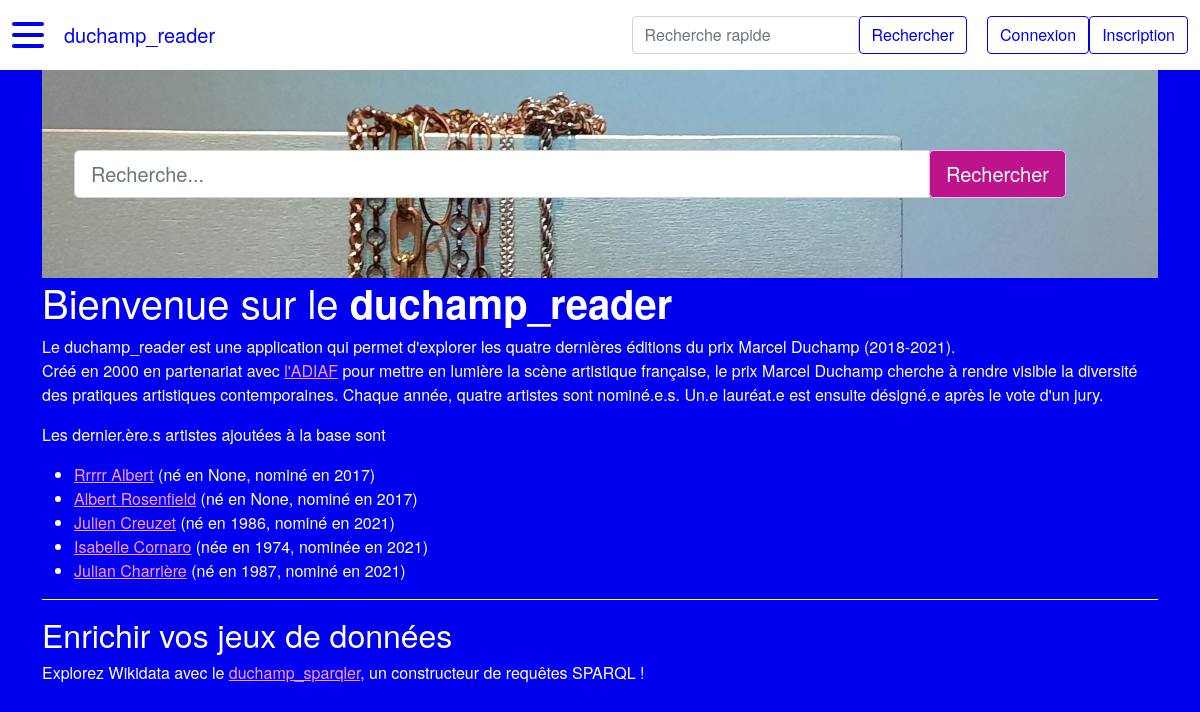
Before: / with the older database file.
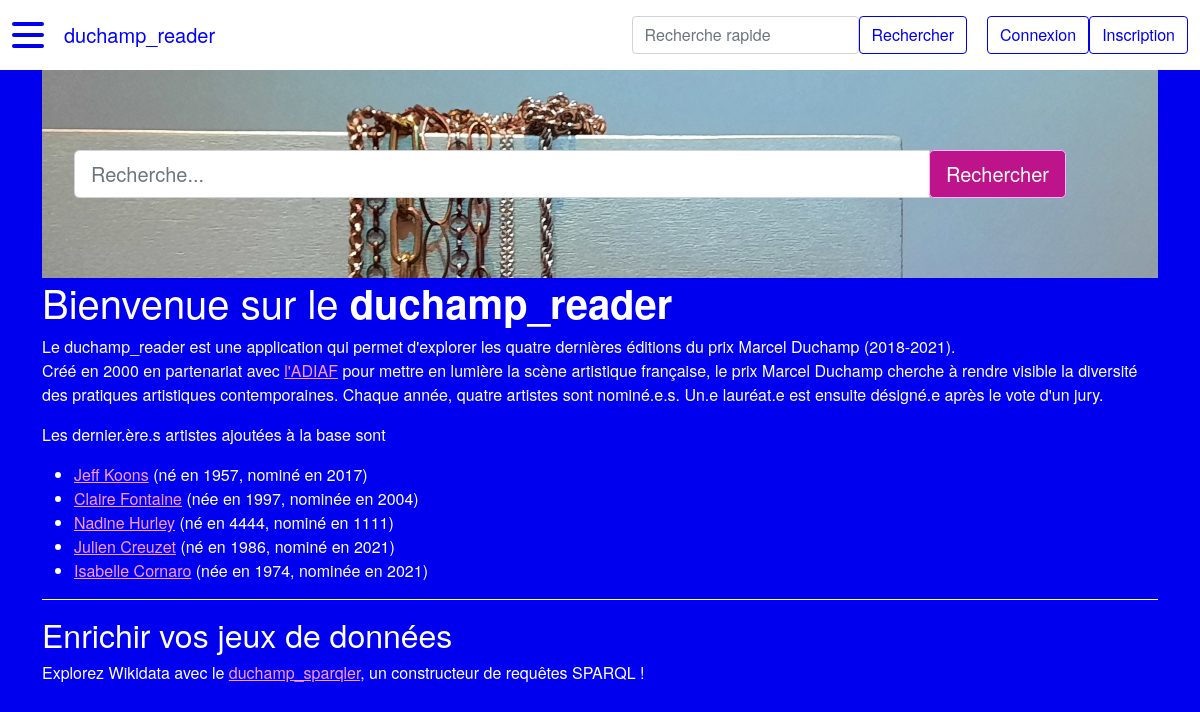
After: the same page with the newer database file.
### duchamp_reader/modeles/classes_generic.py (models this page shows, shortened)
class Artiste(db.Model):
    __tablename__ = "artiste"
    id = db.Column(db.Integer, unique=True, nullable=False, primary_key=True, autoincrement=True)
    nom = db.Column(db.Text, nullable=False)
    prenom = db.Column(db.Text, nullable=False)
    annee_naissance = db.Column(db.Integer) # format YYYY
    genre = db.Column(db.String(1))  # M : masculin, F : femme, A : autre/non-binaire
    id_wikidata = db.Column(db.Text)
    id_ville_naissance = db.Column(db.Integer, db.ForeignKey("ville.id"))
    id_ville_residence = db.Column(db.Integer, db.ForeignKey("ville.id"))
    classname = db.Column(db.Text, nullable=False, default="artiste")
    authorship = db.relationship("AuthorshipArtiste", back_populates="artiste")
    represent = db.relationship("RelationRepresente", back_populates="artiste")
    ville_naissance = db.relationship("Ville", foreign_keys=[id_ville_naissance],
                                      backref="artiste_ville_naissance", uselist=False)
    ville_residence = db.relationship("Ville", foreign_keys=[id_ville_residence],
                                      backref="artiste_ville_residence", uselist=False)
    nomination = db.relationship("Nomination", back_populates="artiste", uselist=False)
    @hybrid.hybrid_property
    def full(self):
        return self.prenom + " " + self.nom

class Nomination(db.Model):
    __tablename__ = "nomination"
    id = db.Column(db.Integer, unique=True, nullable=False, primary_key=True, autoincrement=True)
    annee = db.Column(db.Integer, nullable=False) # format YYYY
    laureat = db.Column(db.Boolean, nullable=False, default=0) # 1 si lauréat, 0 si non
    id_artiste = db.Column(db.Integer, db.ForeignKey("artiste.id"), nullable=False)
    id_theme = db.Column(db.Integer, db.ForeignKey("theme.id"), nullable=False)
    classname = db.Column(db.Text, nullable=False, default="nomination")
    authorship = db.relationship("AuthorshipNomination", back_populates="nomination")
    artiste = db.relationship("Artiste", back_populates="nomination")
    theme = db.relationship("Theme", back_populates="nomination", uselist=False)

### duchamp_reader/routes.py (the view)
@app.route("/")
def accueil():
    artistes = Artiste.query.order_by(Artiste.id.desc()).limit(5).all()
    return render_template("pages/accueil.html", artistes=artistes,
                           last_nominations=last_nominations, last_artistes=last_artistes, last_galeries=last_galeries,
                           last_themes=last_themes, last_villes=last_villes)

### duchamp_reader/templates/pages/accueil.html
{% extends "conteneur.html" %}
{% block homesearch %}
    {% include "partials/recherche.html" %}
{% endblock %}
{% block corps %}
    <h1>Bienvenue sur le <strong>duchamp_reader</strong></h1>
    <p>Le duchamp_reader est une application qui permet d'explorer les quatre dernières
        éditions du prix Marcel Duchamp (2018-2021).<br>
        Créé en 2000 en partenariat avec <a href="https://www.adiaf.com/">l'ADIAF</a>
        pour mettre en lumière la scène artistique française, le prix Marcel Duchamp cherche
        à rendre visible la diversité des pratiques artistiques contemporaines. Chaque année,
        quatre artistes sont nominé.e.s. Un.e lauréat.e est ensuite désigné.e après le vote
        d'un jury.</p>
    {% if artistes %}
        <p>Les dernier.ère.s artistes ajoutées à la base sont</p>
        <ul>
        {% for artiste in artistes %}
            <li>
                <a href="{{ url_for('artiste_main', id_artiste=artiste.id) }}">{{artiste.full}}</a>
                ({% if artiste.genre == "F" %}née{% elif artiste.genre == "A" %}né.e{% else %}né{% endif %} en {{artiste.annee_naissance}},
                {% if artiste.genre == "F" %}nominée{% elif artiste.genre == "A" %}nominé.e{% else %}nominé{% endif %} en {{artiste.nomination.annee}})
            </li>
        {% endfor %}
        </ul>
        <h2>Enrichir vos jeux de données</h2>
        <p>Explorez Wikidata avec le <a href="{{ url_for('sparql') }}">duchamp_sparqler</a>, un constructeur de requêtes SPARQL !</p>
    {% else %}
        <p>La base de données est en cours de constitution. Des données doivent encore être ajoutées.</p>
    {% endif %}
{% endblock %}

### duchamp_reader/templates/conteneur.html (shortened to what this page needs)
<!DOCTYPE html>
<html lang="fr">
    <head>
            {% include "partials/css.html" %}
    </head>
    <body>
        <nav class="navbar navbar-expand-md navbar-light bg-light fixed-top" id="mainNav">
            <div class="container-fluid">
                <div class="hamburger-lines">
                    <span class="line line1"></span>
                    <span class="line line2"></span>
                    <span class="line line3"></span>
                </div>
                <a class="navbar-brand" href="{{ url_for('accueil') }}">duchamp_reader</a>
                <form class="form-inline" action="{{url_for('recherche')}}" method="GET">
                    <input class="form-control" name="keyword" type="search" placeholder="Recherche rapide"
                        aria-label="Recherche">
                        <button class="btn btn-outline-info" type="submit">Rechercher</button>
                </form>
                {% if not current_user.is_authenticated %}
                    <a href="{{ url_for('connexion') }}">
                        <button class="btn btn-outline-info">Connexion</button>
                    </a>
                    <a href="{{ url_for('inscription') }}">
                        <button class="btn btn-outline-info">Inscription</button>
                    </a>
                {% else %}
                    <a href="{{ url_for('deconnexion') }}">
                        <button class="btn btn-outline-info">Déconnexion</button>
                    </a>
                {% endif %}
            </div>
        </nav>
        <div class="container">
            {% block homesearch %}{% endblock %}
            <div class="row">
                <div class="col">
                    {% block corps %}{% endblock %}
                </div>
            </div>
        </div>
    </body>
</html>

### duchamp_reader/templates/partials/css.html
<link rel="stylesheet" type="text/css" href="../../static/css/bootstrap.css">

### duchamp_reader/templates/partials/recherche.html
<div class="hero jumbotron">
    <div class="container">
        <form class="form" action="{{url_for('recherche')}}" method='GET'>
            <div class="input-group">
                <input type="search" name="keyword" class="form-control form-control-lg" type="text" placeholder="Recherche...">
                <span class="input-group-btn">
                    <button class="btn btn-primary btn-lg" href="#" role="button">Rechercher</button>
                </span>
            </div>
        </form>
    </div>
</div>

Changed rows visible on the page:
no longer on this page (row unchanged): Artiste: full "Julian Charrière", genre "né", annee_naissance "1987", nomination.annee "2021"
added Artiste: full "Jeff Koons", genre "né", annee_naissance "1957", nomination.annee "2017"
changed Artiste: full "Rrrrr Albert" → "Claire Fontaine"; annee_naissance "None" → "1997"; nomination.annee "2017" → "2004"; genre "né nominé" → "née nominée"
changed Artiste: full "Albert Rosenfield" → "Nadine Hurley"; annee_naissance "None" → "4444"; nomination.annee "2017" → "1111"
